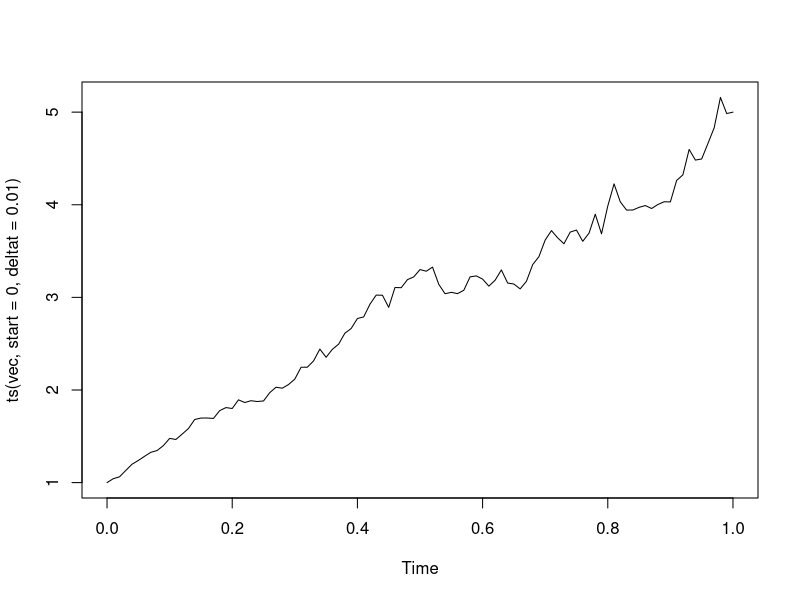
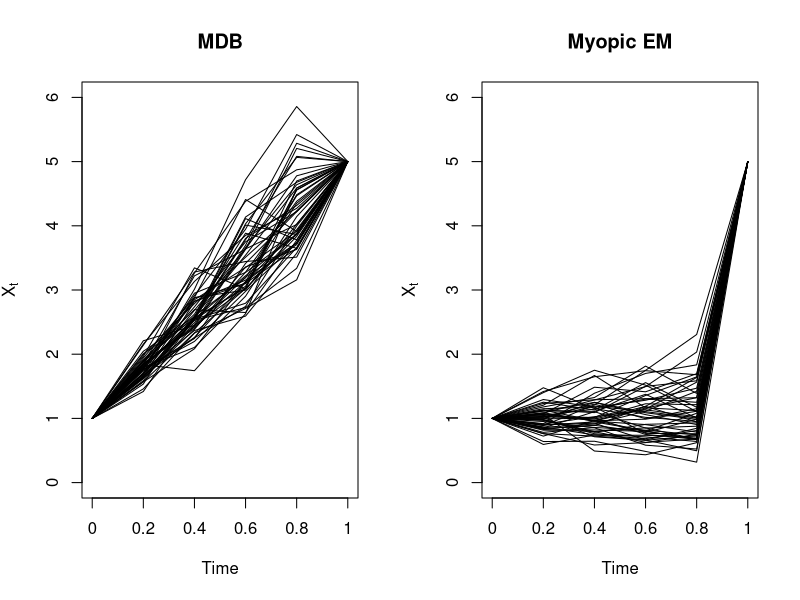

Reproduce these figures in R, in order.
dg_bridge <- function(delta_t=1,delta_tau=0.1,xstart=1,xend,sigma_sq){
  m <- round(delta_t/delta_tau)
  x <- numeric(length = m+1)
  x[1] <- xstart
  x[m+1] <- xend
  
  for (i in 1:(m-1)){ 
    mu <- x[i]+(xend-x[i])/(m+1-i)
    var <- (m-i)*sigma_sq*x[i]^2*delta_tau/(m+1-i)
    x[i+1] <- abs(rnorm(1,mu,sqrt(var)))
    #reflecting barrier at x=0
  }
  
  return(x)
}

vec=dg_bridge(1,0.01,1,5,0.1)
plot(ts(vec,start=0,deltat=0.01))

em_bridge <- function(delta_t=1, delta_tau=0.1, xstart=1,xend, mu, sigma_sq){
  X <- numeric(length = (delta_t/delta_tau)+1)
  X[1] <- xstart
  for (i in 2:(length(X)-1)){
    X[i] <- abs(rnorm(1,
                      X[i-1]+mu*X[i-1]*delta_tau,
                      X[i-1]*sqrt(sigma_sq*delta_tau)))
    #Adding absolute value is effectively a reflecting barrier at 0
  }
  X[delta_t/delta_tau+1] <- xend
  return(X)
}


#Plots
plot_bridges <- function(delta_t,delta_tau,xstart,xend,mu,sigma_sq){
  par(mfrow = c(1,2))
  set.seed(1)
  plot(ts(dg_bridge(delta_t,delta_tau ,xstart, xend, sigma_sq)),ylim = c(0,6), main = "MDB", ylab = expression(X[t]), xaxt = "n")
  axis(1, at = 1:6, labels = seq(0,delta_t, by = delta_tau))
  for (i in 2:50){
    set.seed(i)
    lines(ts(dg_bridge(delta_t,delta_tau,xstart, xend, sigma_sq)))
  }
  
  set.seed(1)
  
  plot(ts(em_bridge(delta_t,delta_tau,xstart, xend, mu, sigma_sq)),ylim = c(0,6), main = "Myopic EM", ylab = expression(X[t]), xaxt = "n")
  axis(1, at = 1:6, labels = seq(0,delta_t, by = delta_tau))
  for (i in 2:50){
    set.seed(i)
    lines(ts(em_bridge(delta_t,delta_tau,xstart, xend, mu, sigma_sq)))
  }
}

plot_bridges(delta_t=1,delta_tau=0.2,xstart=1,xend=5,mu=0.1,sigma_sq=0.2)

